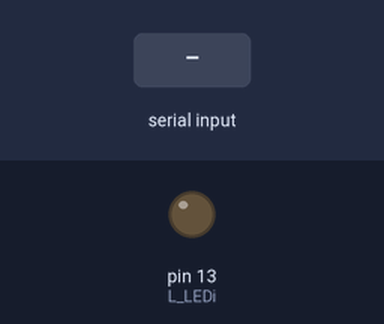
A sketch run on a simulated Arduino Uno, built with avr-gcc and run on an emulated ATmega328P. Parts: output pins drawn as LEDs (lit = HIGH). Inputs (shaded band) come from the test bench.

Above: at 1.2 s.
1.3 s: "3" received over Serial
At 1.8 s:
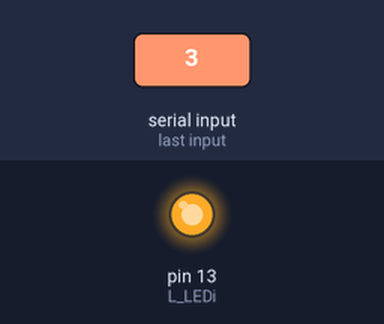
2.8 s: "5" received over Serial
At 4.1 s:
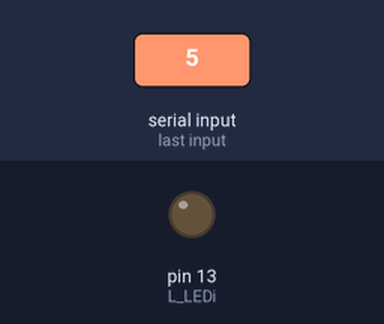
Timing chart, 0 to 5.8 s (numbered marks = the images above; inputs shaded):
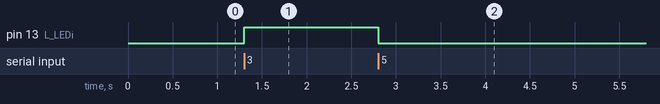

The sketch:

ornek13_Serial.ino
```cpp
#define L_LEDi 13
byte gelen_veri=0;
//*************************************************
void setup()
{
  Serial.begin(9600);         // Seri portu 9600 baud rate de başlat
  pinMode(L_LEDi, OUTPUT);    // digital 13'i cikis yap
}
//*************************************************
void loop()
{
  if(Serial.available() > 0)  // seri porttan veri gelmiş mi?
  {
    gelen_veri=Serial.read(); // gelen veriyi oku
    if(gelen_veri==51)        // gelen veri 3 sayısı mı? ascii karşılığı 51
      digitalWrite(L_LEDi,HIGH);    // evet LED'i yak

    if(gelen_veri==53)        // gelen veri 5 sayısı mı? ascii karşılığı 53
      digitalWrite(L_LEDi,LOW);     // evet LED'i sondur
  }
}
```

Measured:
- after the input at 1.3 s, pin 13 (L_LEDi): LOW → HIGH at once
- after the input at 2.8 s, pin 13 (L_LEDi): HIGH → LOW at once
